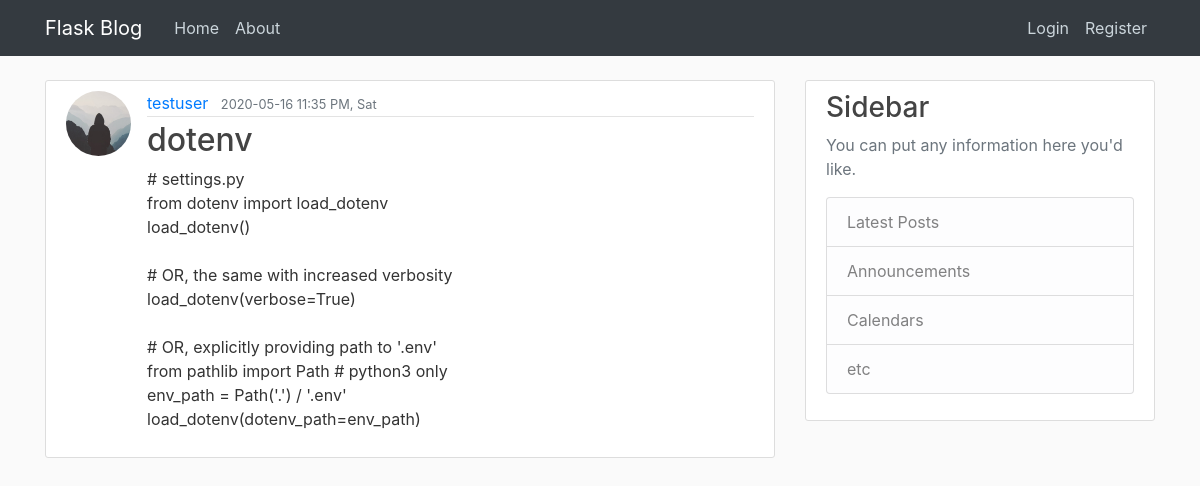
The page /post/30 on the database its author committed.
### flaskblog/models.py (models this page shows, shortened)
class User(db.Model, UserMixin):
    id = db.Column(db.Integer, primary_key=True)
    username = db.Column(db.String(20), unique=True, nullable=False)
    email = db.Column(db.String(120), unique=True, nullable=False)
    image_file = db.Column(db.String(20), nullable=False, default='default.jpg')
    password = db.Column(db.String(20), nullable=False)
    posts = db.relationship('Post', backref='author', lazy=True)

class Post(db.Model):
    id = db.Column(db.Integer, primary_key=True)
    title = db.Column(db.String(100), nullable=False)
    date_posted = db.Column(db.DateTime, nullable=False, default=datetime.now)
    content = db.Column(db.Text, nullable=False)
    user_id = db.Column(db.Integer, db.ForeignKey('user.id'), nullable=False)

### flaskblog/posts/routes.py (the view)
@posts.route("/post/<int:post_id>")
def post(post_id):
    post = Post.query.get_or_404(post_id)
    return render_template('post.html', title=post.title, post=post)

### flaskblog/templates/post.html (shortened to what this page needs)
{% extends "layout.html" %}
{% block content %}
<article class="media content-section">
    <img src="{{ url_for('static', filename='profile_pics/' + post.author.image_file) }}" class="rounded-circle article-img" alt="">
  <div class="media-body">
    <div class="article-metadata">
      <a class="mr-2" href="{{ url_for('users.user_posts', username=post.author.username) }}">{{ post.author.username }}</a>
      <small class="text-muted">{{ post.date_posted.strftime('%Y-%m-%d %I:%M %p, %a') }}</small>
    </div>
    <h2 class="article-title">{{ post.title }}</a></h2>
    <p class="article-content">{{ post.content }}</p>
  </div>
</article>
{% endblock content %}

### flaskblog/static/main.css (style rules this page uses)
body { background: #fafafa; color: #333333; margin-top: 5rem; }
h1, h2, h3, h4, h5, h6 { color: #444444; }
.content-section { background: #ffffff; padding: 10px 20px; border: 1px solid #dddddd; border-radius: 3px; margin-bottom: 20px; }
.article-title { color: #444444; }
.article-content { white-space: pre-line; }
.article-img { height: 65px; width: 65px; margin-right: 16px; }
.article-metadata { padding-bottom: 1px; margin-bottom: 4px; border-bottom: 1px solid #e3e3e3 }

### rows shown on the page
User: image_file (placeholder picture), author.username "testuser"
Post: date_posted "2020-05-16 11:35 PM, Sat", title "dotenv", content "# settings.py from dotenv import load_dotenv load_dotenv() # OR, the same with increased verbosity load_dotenv(verbose=True) # OR, explicitly providing path to '.env' from pathlib import Path # python3 only env_path = Path('.') / '.env' load_dotenv(dotenv_path=env_path)"
